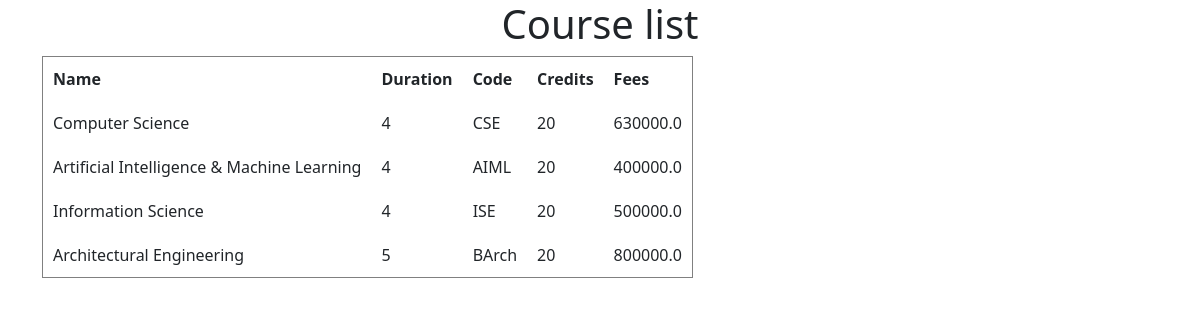
Screenshot of /colist/ with the database file from the repository.
### twoC_app/models.py (models this page shows)
class Course(models.Model):
    name=models.CharField(max_length=100)
    duration=models.IntegerField()
    code=models.CharField(max_length=50)
    credits=models.IntegerField()
    fees=models.FloatField()

### twoC_app/views.py (the view)
# urls.py: path('colist/',views.colist,name='colist'),
def colist(request):
    obj = Course.objects.all()
    return render(request, "colist.html", {'obj': obj})

### twoC_app/templates/colist.html (shortened to what this page needs)
<!doctype html>
<html lang="en">
<head>
    <link href="https://cdn.jsdelivr.net/npm/bootstrap@5.3.3/dist/css/bootstrap.min.css" rel="stylesheet">
</head>
<body>
    <h1 class="text-center mx-3">Course list</h1>
    <div class="container">
        <table border="1" cellpadding="10">
            <thead>
                <tr>
                    <th> Name </th>
                    <th> Duration </th>
                    <th> Code </th>
                    <th> Credits </th>
                    <th> Fees </th>
                </tr>
            </thead>
            <tbody>
                {% for co in obj %}
                    <tr class="{% cycle '' 'even-row' %}">
                        <td class="name">{{ co.name }}</td>
                        <td class="duration">{{ co.duration }}</td>
                        <td class="code">{{ co.code }}</td>
                        <td class="credits">{{ co.credits }}</td>
                        <td class="fees">{{ co.fees }}</td>
                    </tr>
                {% endfor %}
            </tbody>
        </table>
    </div>
</body>
</html>

### rows the page displays
Course: name "Computer Science", duration "4", code "CSE", credits "20", fees "630000.0"
Course: name "Artificial Intelligence & Machine Learning", duration "4", code "AIML", credits "20", fees "400000.0"
Course: name "Information Science", duration "4", code "ISE", credits "20", fees "500000.0"
Course: name "Architectural Engineering", duration "5", code "BArch", credits "20", fees "800000.0"
